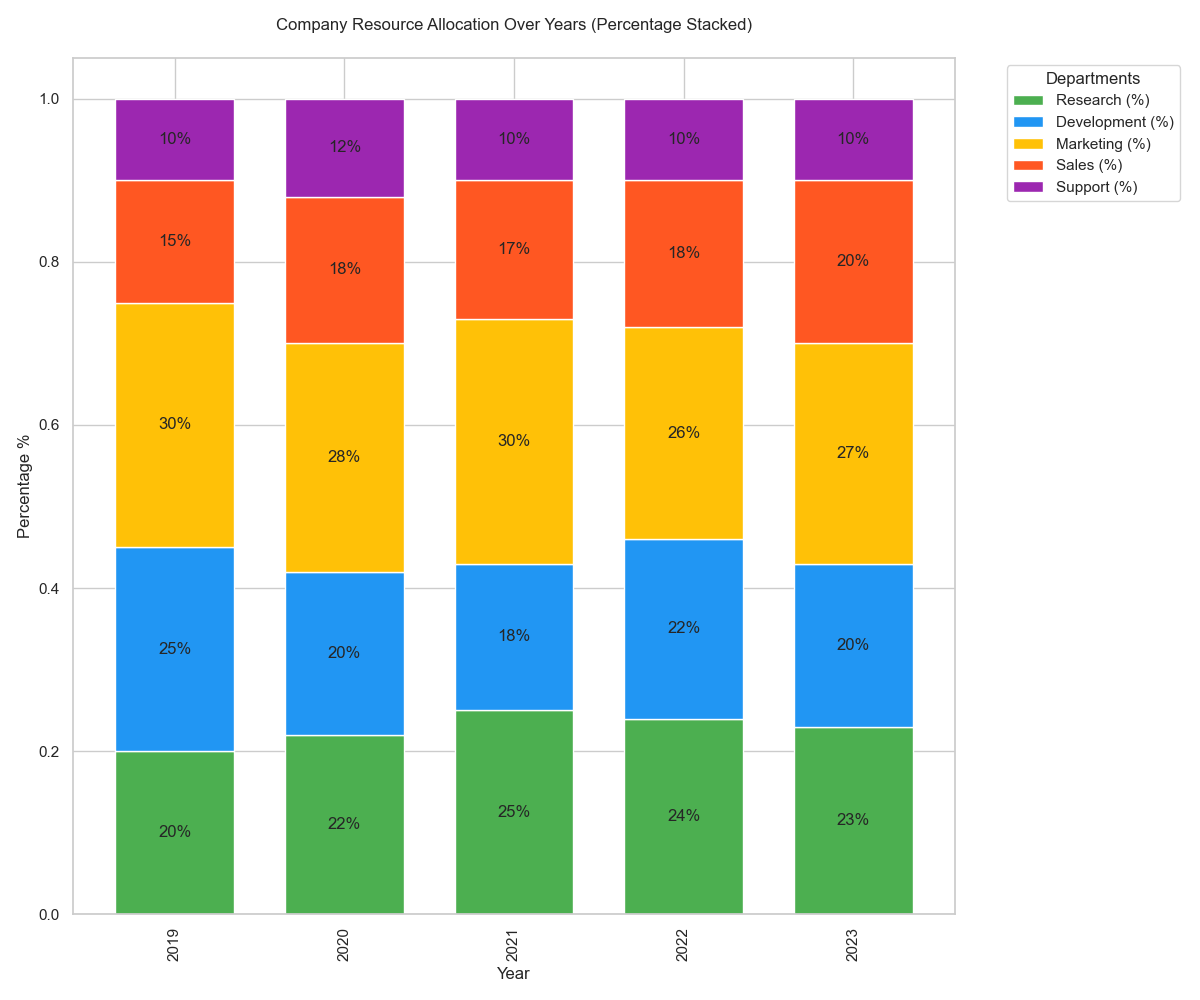

The script that drew this image:

import seaborn as sns
import matplotlib.pyplot as plt
import pandas as pd

data = [
    {'Year': 2019, 'Research (%)': 20, 'Development (%)': 25, 'Marketing (%)': 30, 'Sales (%)': 15, 'Support (%)': 10},
    {'Year': 2020, 'Research (%)': 22, 'Development (%)': 20, 'Marketing (%)': 28, 'Sales (%)': 18, 'Support (%)': 12},
    {'Year': 2021, 'Research (%)': 25, 'Development (%)': 18, 'Marketing (%)': 30, 'Sales (%)': 17, 'Support (%)': 10},
    {'Year': 2022, 'Research (%)': 24, 'Development (%)': 22, 'Marketing (%)': 26, 'Sales (%)': 18, 'Support (%)': 10},
    {'Year': 2023, 'Research (%)': 23, 'Development (%)': 20, 'Marketing (%)': 27, 'Sales (%)': 20, 'Support (%)': 10}
]
df = pd.DataFrame(data)
df.set_index('Year', inplace=True)

df_percent = df.div(df.sum(axis=1), axis=0)

ax = df_percent.plot(kind='bar', stacked=True, color=['#4CAF50', '#2196F3', '#FFC107', '#FF5722', '#9C27B0'], figsize=(12, 10), width=0.7)

plt.title('Company Resource Allocation Over Years (Percentage Stacked)', pad=20)
plt.xlabel('Year')
plt.ylabel('Percentage %')

for p in ax.patches:
    width = p.get_width()
    height = p.get_height()
    x, y = p.get_xy()
    if height > 0:
        ax.text(x + width / 2, 
                y + height / 2, 
                '{:.0%}'.format(height), 
                horizontalalignment='center', 
                verticalalignment='center')

plt.legend(title='Departments', bbox_to_anchor=(1.05, 1), loc='upper left')

plt.tight_layout()
plt.show()
